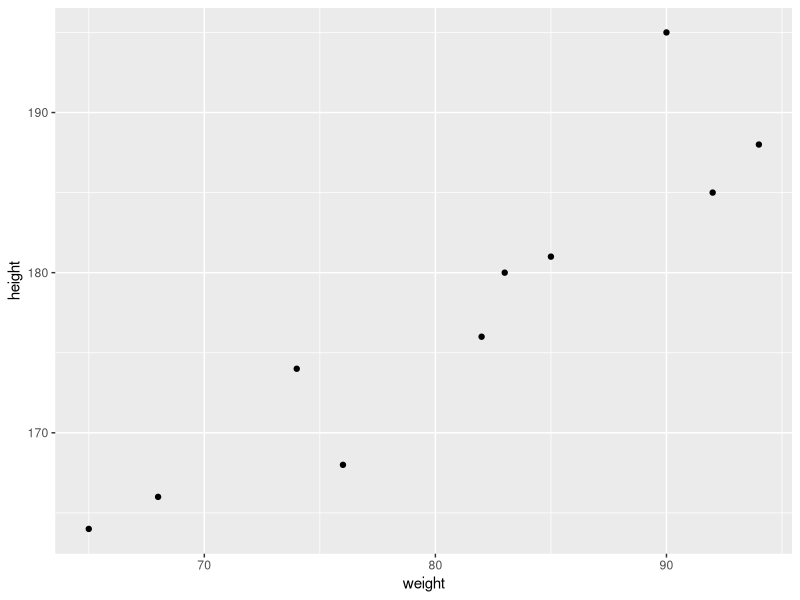
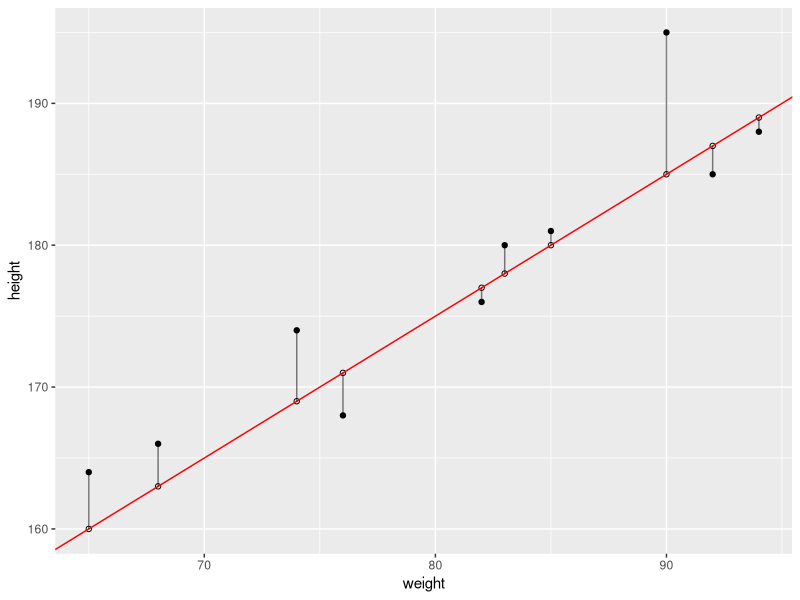
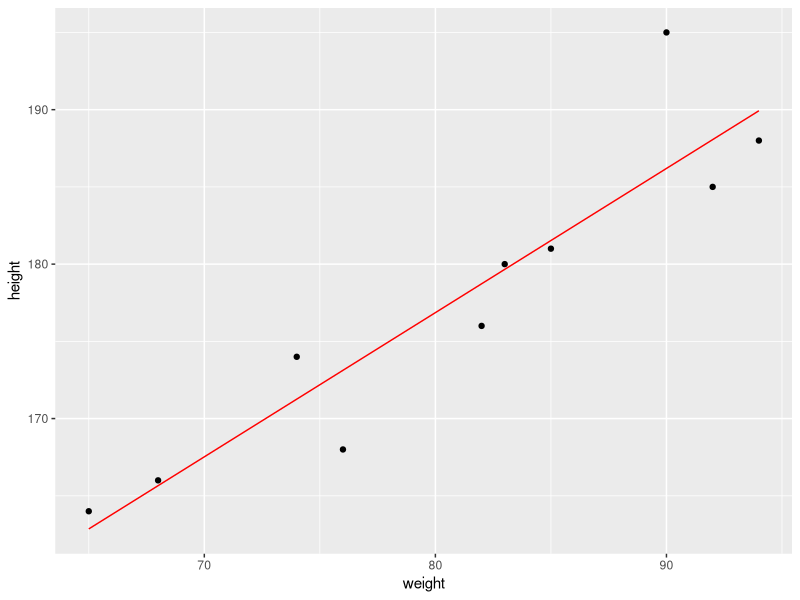
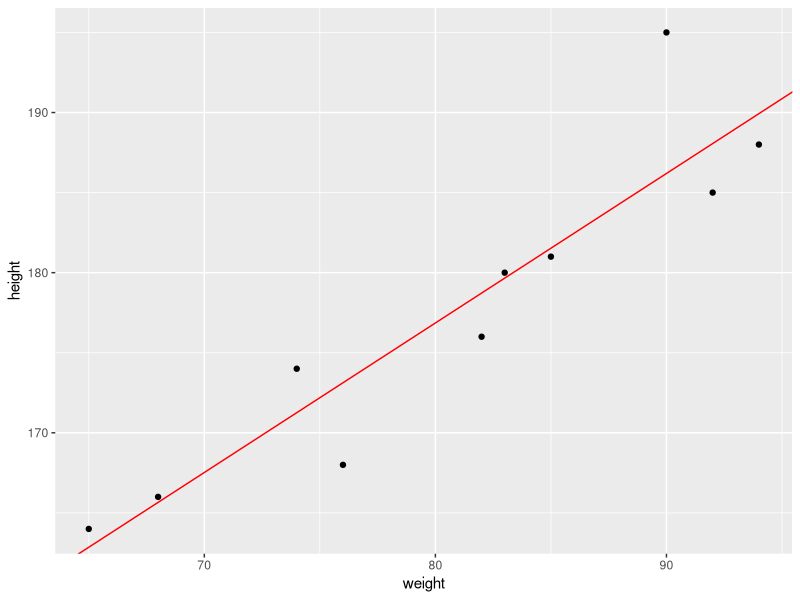
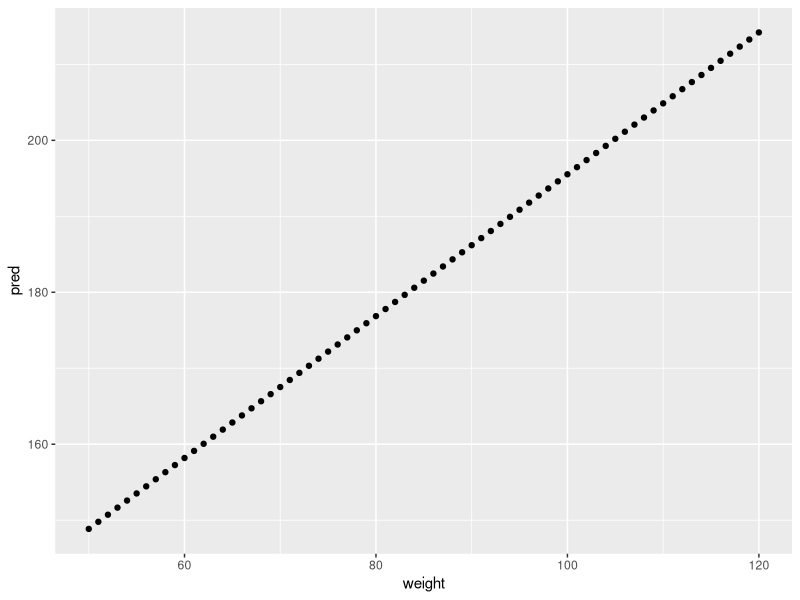

R code for these plots, in order:
## ---- chunk 1
library(tidyverse)

height <- c(176, 164, 181, 168, 195, 185, 166, 180, 188, 174)
weight <- c(82, 65, 85, 76, 90, 92, 68, 83, 94, 74 )
sample <- tibble(
  weight,
  height
)

sample %>%
  ggplot(aes(x = weight, y = height)) +
  geom_point()
## ---- chunk 2
find_line <- function(x, b0, b1) {
  return(b0 + x * b1)
}
## ---- chunk 3
sample <- sample %>% 
  mutate(fit_height = find_line(weight, b0 = 95, b1 = 1))
## ---- chunk 4
sample %>% 
  ggplot() +
  aes(x = weight, y = height) +
  geom_point() +
  geom_point(aes(x = weight, y = fit_height), shape = 1) +
  geom_abline(slope = 1, intercept = 95, col = "red") +
  geom_segment(aes(xend = weight, yend = fit_height), alpha = 0.5)
## ---- chunk 5
sample <- sample %>% 
  mutate(residual = height - fit_height)
sample
## ---- chunk 6
sample %>% 
  summarise(sum_residuals = sum(residual))
## ---- chunk 7
sample <- sample %>% 
  mutate(square_residual = residual^2)
sample

sample %>% 
  summarise(sum_square_residuals = sum(square_residual))
## ---- chunk 8
model <- lm(formula = height ~ weight, data = sample)
model
## ---- chunk 9
new_model <- lm(formula = sample$height ~ sample$weight)
new_model
## ---- chunk 10
test <- fitted(model)
## ---- chunk 11
# make a df with the value in it
predict_at <- tibble(weight = c(78, 90, 177))

# predict height at the predict_at weights

predict(model, newdata = predict_at)
## ---- chunk 12
library(modelr)

sample <- sample %>% 
  select(-c(fit_height, residual, square_residual)) %>% 
  add_predictions(model) %>% 
  add_residuals(model)

sample
## ---- chunk 13
sample %>% 
  ggplot() +
  aes(x = weight) +
  geom_point(aes(y = height)) +
  geom_line(aes(y = pred), col = "red")
## ---- chunk 14
sample %>% 
  ggplot() +
  aes(x = weight, y = height) +
  geom_point() +
  geom_abline(
    intercept = model$coefficients[1],
    slope = model$coefficients[2],
    col = "red"
  )
## ---- chunk 15
weights_predict <- tibble(weight = 50:120) %>% 
  add_predictions(model) 

weights_predict %>% 
  ggplot() +
  aes(x = weight, y = pred) +
  geom_point()

## ---- chunk 16
model
